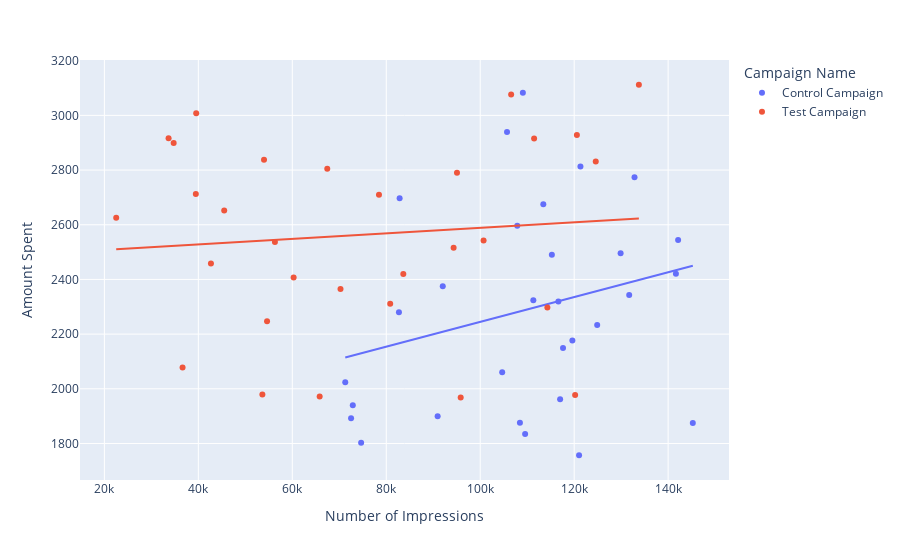

The cell this chart's notebook holds for it:
### Markdown cell above
Is there a relationship between amount spent and number of impression?

### Code cell
import plotly.express as px


figure = px.scatter(data_frame = df, 
                    x="Number of Impressions",
                    y="Amount Spent", 
                    color= "Campaign Name",
                    trendline= 'ols')
figure.show()

### Figure 1 — Plotly figure (JSON) as saved in the notebook; plotly's stock layout.template omitted (floating-point values rounded to 4 significant figures)
{"data": [{"hovertemplate": "Campaign Name=Control Campaign<br>Number of Impressions=%{x}<br>Amount Spent=%{y}<extra></extra>", "legendgroup": "Control Campaign", "marker": {"color": "#636efa", "symbol": "circle"}, "mode": "markers", "name": "Control Campaign", "orientation": "v", "showlegend": true, "type": "scatter", "x": [82702, 121040, 131711, 72878, 109600.0, 109076, 142123, 90939, 121332, 117624, 115247, 116639, 82847, 145248, 132845, 71274, 119612, 108452, 107890, 113430, 74654, 105705, 129880, 72515, 117006, 124897, 104678, 141654, 92029, 111306], "xaxis": "x", "y": [2280, 1757, 2343, 1940, 1835, 3083, 2544, 1900, 2813, 2149, 2490, 2319, 2697, 1875, 2774, 2024, 2177, 1876, 2596, 2675, 1803, 2939, 2496, 1892, 1962, 2233, 2061, 2421, 2375, 2324], "yaxis": "y"}, {"hovertemplate": "<b>OLS trendline</b><br>Amount Spent = 0.00453629 * Number of Impressions + 1791.44<br>R<sup>2</sup>=0.069265<br><br>Campaign Name=Control Campaign<br>Number of Impressions=%{x}<br>Amount Spent=%{y} <b>(trend)</b><extra></extra>", "legendgroup": "Control Campaign", "marker": {"color": "#636efa", "symbol": "circle"}, "mode": "lines", "name": "Control Campaign", "showlegend": false, "type": "scatter", "x": [71274, 72515, 72878, 74654, 82702, 82847, 90939, 92029, 104678, 105705, 107890, 108452, 109076, 109600.0, 111306, 113430, 115247, 116639, 117006, 117624, 119612, 121040, 121332, 124897, 129880, 131711, 132845, 141654, 142123, 145248], "xaxis": "x", "y": [2115.0, 2120.0, 2122.0, 2130.0, 2167.0, 2167.0, 2204.0, 2209.0, 2266.0, 2271.0, 2281.0, 2283.0, 2286.0, 2288.0, 2296.0, 2306.0, 2314.0, 2321.0, 2322.0, 2325.0, 2334.0, 2341.0, 2342.0, 2358.0, 2381.0, 2389.0, 2394.0, 2434.0, 2436.0, 2450.0], "yaxis": "y"}, {"hovertemplate": "Campaign Name=Test Campaign<br>Number of Impressions=%{x}<br>Amount Spent=%{y}<extra></extra>", "legendgroup": "Test Campaign", "marker": {"color": "#EF553B", "symbol": "circle"}, "mode": "markers", "name": "Test Campaign", "orientation": "v", "showlegend": true, "type": "scatter", "x": [39550, 100719, 70263, 78451, 114295, 42684, 53986, 33669, 45511, 95054, 83633, 124591, 65827, 56304, 94338, 106584, 95843, 53632, 22521, 39470, 133771, 34752, 60286, 36650, 120576, 80841, 111469, 54627, 67444, 120203], "xaxis": "x", "y": [3008, 2542, 2365, 2710, 2297, 2458, 2838, 2916, 2652, 2790, 2420, 2831, 1972, 2537, 2516, 3076, 1968, 1979, 2626, 2712, 3112, 2899, 2407, 2078, 2928, 2311, 2915, 2247, 2805, 1977], "yaxis": "y"}, {"hovertemplate": "<b>OLS trendline</b><br>Amount Spent = 0.00100671 * Number of Impressions + 2487.98<br>R<sup>2</sup>=0.008600<br><br>Campaign Name=Test Campaign<br>Number of Impressions=%{x}<br>Amount Spent=%{y} <b>(trend)</b><extra></extra>", "legendgroup": "Test Campaign", "marker": {"color": "#EF553B", "symbol": "circle"}, "mode": "lines", "name": "Test Campaign", "showlegend": false, "type": "scatter", "x": [22521, 33669, 34752, 36650, 39470, 39550, 42684, 45511, 53632, 53986, 54627, 56304, 60286, 65827, 67444, 70263, 78451, 80841, 83633, 94338, 95054, 95843, 100719, 106584, 111469, 114295, 120203, 120576, 124591, 133771], "xaxis": "x", "y": [2511.0, 2522.0, 2523.0, 2525.0, 2528.0, 2528.0, 2531.0, 2534.0, 2542.0, 2542.0, 2543.0, 2545.0, 2549.0, 2554.0, 2556.0, 2559.0, 2567.0, 2569.0, 2572.0, 2583.0, 2584.0, 2584.0, 2589.0, 2595.0, 2600.0, 2603.0, 2609.0, 2609.0, 2613.0, 2623.0], "yaxis": "y"}], "layout": {"legend": {"title": {"text": "Campaign Name"}, "tracegroupgap": 0}, "margin": {"t": 60}, "xaxis": {"anchor": "y", "domain": [0, 1], "title": {"text": "Number of Impressions"}}, "yaxis": {"anchor": "x", "domain": [0, 1], "title": {"text": "Amount Spent"}}}}
